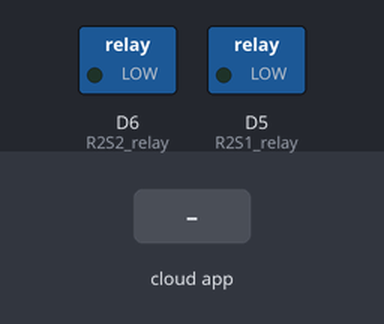
Bench run of a sketch on a simulated ESP8266 (NodeMCU). Shown: switched loads named in the sketch (green lamp = pin HIGH). The test bench sets the inputs (shaded band). What the sketch prints to the serial monitor is not drawn.

Above: at 2.7 s.
2.8 s: the phone or cloud app sets r2s1 to 0
At 3.1 s:
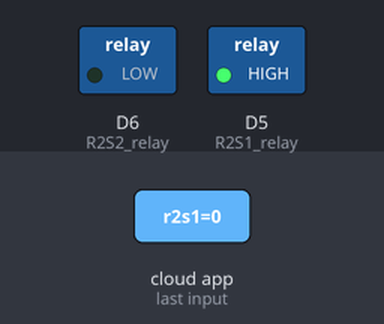
4.3 s: the phone or cloud app sets r2s2 to 0
At 5.5 s:
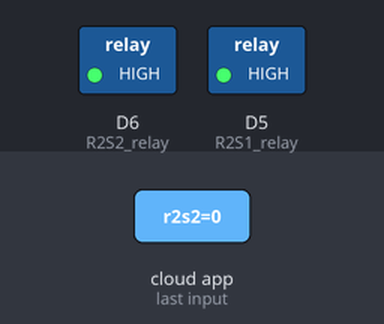
5.8 s: the phone or cloud app sets r2s1 to 1
At 7.0 s:
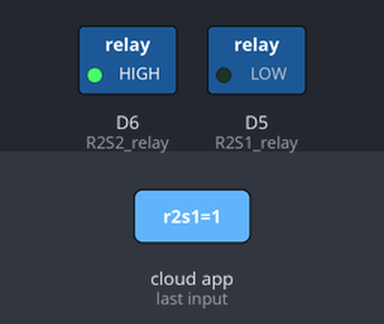
7.3 s: the phone or cloud app sets r2s2 to 1
At 8.3 s:
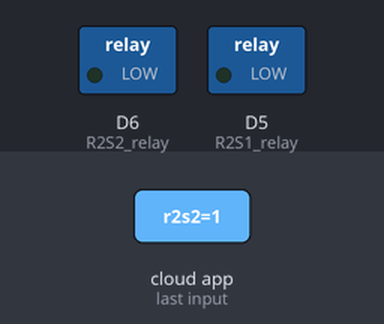
Timing chart, 0 to 9.8 s (numbered marks = the images above; inputs shaded):
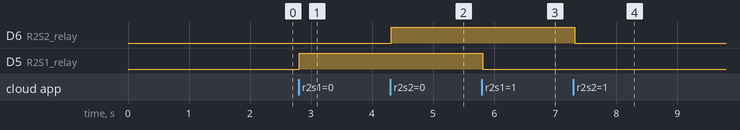

Measured:
- after the input at 2.8 s, D5 (R2S1_relay): LOW → HIGH at once
- after the input at 4.3 s, D6 (R2S2_relay): LOW → HIGH at once
- after the input at 5.8 s, D5 (R2S1_relay): HIGH → LOW at once
- after the input at 7.3 s, D6 (R2S2_relay): HIGH → LOW at once

The sketch:

R2.ino
```cpp
#include <ESP8266WiFi.h>
#include "AdafruitIO_WiFi.h"

#define WIFI_SSID       "YOUR SSID"
#define WIFI_PASS       "YOUR WIFI PASSWORD"
#define IO_USERNAME    "ADAFRUI IO USERNAME"
#define IO_KEY         "ADAFRUIT IO KEY"

//Switches
#define R2S1_relay D5
#define R2S2_relay D6

// Connect to Wi-Fi and Adafruit IO handel
AdafruitIO_WiFi io(IO_USERNAME, IO_KEY, WIFI_SSID, WIFI_PASS);

// Create a feed object that allows us to send data to
AdafruitIO_Feed *R2S1 = io.feed("r2s1");
AdafruitIO_Feed *R2S2  = io.feed("r2s2");

void setup()
{
  pinMode(R2S1_relay, OUTPUT);
  pinMode(R2S2_relay, OUTPUT);

  // Enable the serial port so we can see updates
  Serial.begin(115200);
  // Connect to Adafruit IO
  io.connect();
  // wait for a connection
  while (io.status() < AIO_CONNECTED){
    Serial.print(".");
    delay(500);
  }

  //On message call function
  R2S1->onMessage(R2S1_handle);
  R2S2->onMessage(R2S2_handle);
  //Read the last status
  R2S1->get();
  R2S2->get();
}

void loop(){
  io.run();

}
//For room2 switch 2
//If received 1 from feed make pin LOW(switch on)
//If received 0 from feed make pin HIGH(switch on)
void R2S1_handle(AdafruitIO_Data *data){
  Serial.print("received <- ");
  if(data->toPinLevel() == HIGH)
    Serial.println("HIGH");
  else
    Serial.println("LOW");

  digitalWrite(R2S1_relay, !(data->toPinLevel()));
}

//For room2 switch 2
//If received 1 from feed make pin LOW(switch on)
//If received 0 from feed make pin HIGH(switch on)
void R2S2_handle(AdafruitIO_Data *data){
  Serial.print("received <- ");
  if(data->toPinLevel() == HIGH)
    Serial.println("HIGH");
  else
    Serial.println("LOW");

  digitalWrite(R2S2_relay, !(data->toPinLevel()));
}
```
